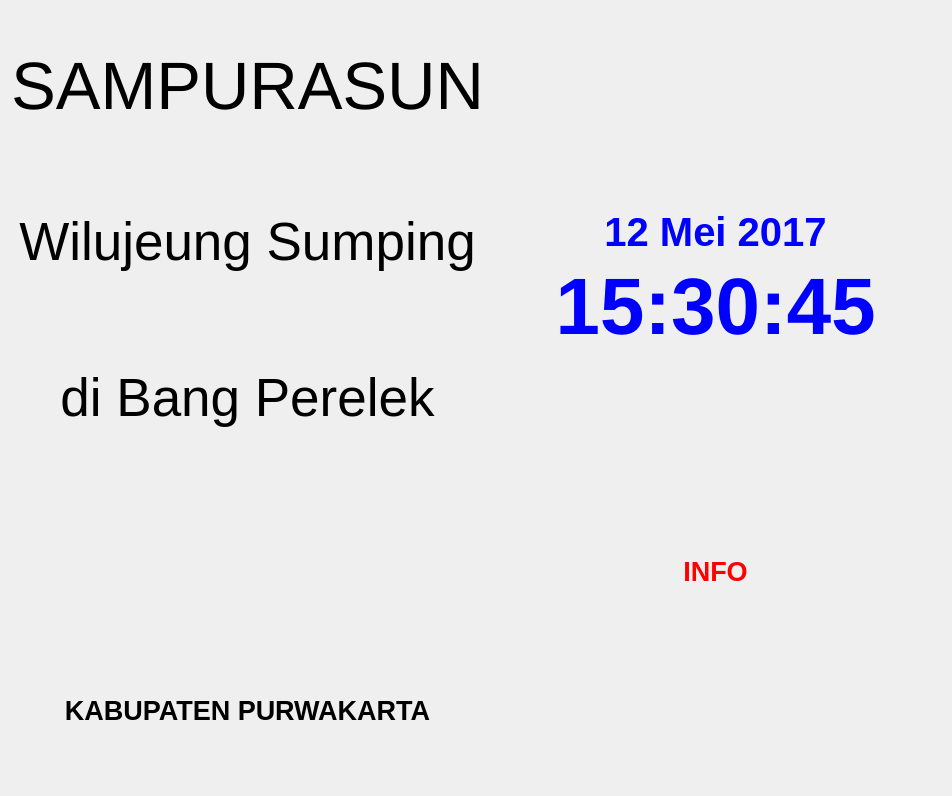
<?xml version="1.0" encoding="UTF-8"?>
<ui version="4.0">
 <class>main</class>
 <widget class="QWidget" name="main">
  <property name="geometry">
   <rect>
    <x>0</x>
    <y>0</y>
    <width>952</width>
    <height>796</height>
   </rect>
  </property>
  <property name="windowTitle">
   <string>ATM BERAS</string>
  </property>
  <layout class="QHBoxLayout" name="horizontalLayout">
   <item>
    <layout class="QVBoxLayout" name="verticalLayout_2">
     <item>
      <widget class="QLabel" name="label_2">
       <property name="font">
        <font>
         <pointsize>50</pointsize>
         <weight>50</weight>
         <bold>false</bold>
        </font>
       </property>
       <property name="text">
        <string>SAMPURASUN</string>
       </property>
       <property name="alignment">
        <set>Qt::AlignCenter</set>
       </property>
      </widget>
     </item>
     <item>
      <widget class="QLabel" name="label_3">
       <property name="font">
        <font>
         <pointsize>40</pointsize>
        </font>
       </property>
       <property name="text">
        <string>Wilujeung Sumping</string>
       </property>
       <property name="alignment">
        <set>Qt::AlignCenter</set>
       </property>
      </widget>
     </item>
     <item>
      <widget class="QLabel" name="label_4">
       <property name="font">
        <font>
         <pointsize>40</pointsize>
        </font>
       </property>
       <property name="text">
        <string>di Bang Perelek</string>
       </property>
       <property name="alignment">
        <set>Qt::AlignCenter</set>
       </property>
      </widget>
     </item>
     <item>
      <widget class="QLabel" name="logo">
       <property name="text">
        <string/>
       </property>
       <property name="pixmap">
        <pixmap>logo.png</pixmap>
       </property>
       <property name="alignment">
        <set>Qt::AlignCenter</set>
       </property>
      </widget>
     </item>
     <item>
      <widget class="QLabel" name="label">
       <property name="font">
        <font>
         <pointsize>20</pointsize>
         <weight>75</weight>
         <bold>true</bold>
        </font>
       </property>
       <property name="text">
        <string>KABUPATEN PURWAKARTA</string>
       </property>
       <property name="alignment">
        <set>Qt::AlignCenter</set>
       </property>
      </widget>
     </item>
    </layout>
   </item>
   <item>
    <layout class="QVBoxLayout" name="verticalLayout">
     <item>
      <spacer name="verticalSpacer_3">
       <property name="orientation">
        <enum>Qt::Vertical</enum>
       </property>
       <property name="sizeHint" stdset="0">
        <size>
         <width>20</width>
         <height>40</height>
        </size>
       </property>
      </spacer>
     </item>
     <item>
      <widget class="QLabel" name="tanggal">
       <property name="font">
        <font>
         <pointsize>30</pointsize>
         <weight>75</weight>
         <bold>true</bold>
        </font>
       </property>
       <property name="styleSheet">
        <string notr="true">color: rgb(0, 0, 255)</string>
       </property>
       <property name="text">
        <string>12 Mei 2017</string>
       </property>
       <property name="alignment">
        <set>Qt::AlignBottom|Qt::AlignHCenter</set>
       </property>
      </widget>
     </item>
     <item>
      <widget class="QLabel" name="jam">
       <property name="font">
        <font>
         <pointsize>60</pointsize>
         <weight>75</weight>
         <bold>true</bold>
        </font>
       </property>
       <property name="styleSheet">
        <string notr="true">color: rgb(0, 0, 255)</string>
       </property>
       <property name="text">
        <string>15:30:45</string>
       </property>
       <property name="alignment">
        <set>Qt::AlignHCenter|Qt::AlignTop</set>
       </property>
      </widget>
     </item>
     <item>
      <spacer name="verticalSpacer_2">
       <property name="orientation">
        <enum>Qt::Vertical</enum>
       </property>
       <property name="sizeHint" stdset="0">
        <size>
         <width>20</width>
         <height>40</height>
        </size>
       </property>
      </spacer>
     </item>
     <item>
      <widget class="QLabel" name="info">
       <property name="font">
        <font>
         <pointsize>20</pointsize>
         <weight>75</weight>
         <bold>true</bold>
        </font>
       </property>
       <property name="styleSheet">
        <string notr="true">color: rgb(255, 0, 0)</string>
       </property>
       <property name="text">
        <string>INFO</string>
       </property>
       <property name="alignment">
        <set>Qt::AlignCenter</set>
       </property>
       <property name="wordWrap">
        <bool>true</bool>
       </property>
      </widget>
     </item>
     <item>
      <spacer name="verticalSpacer">
       <property name="orientation">
        <enum>Qt::Vertical</enum>
       </property>
       <property name="sizeHint" stdset="0">
        <size>
         <width>20</width>
         <height>40</height>
        </size>
       </property>
      </spacer>
     </item>
    </layout>
   </item>
  </layout>
 </widget>
 <resources/>
 <connections/>
</ui>
